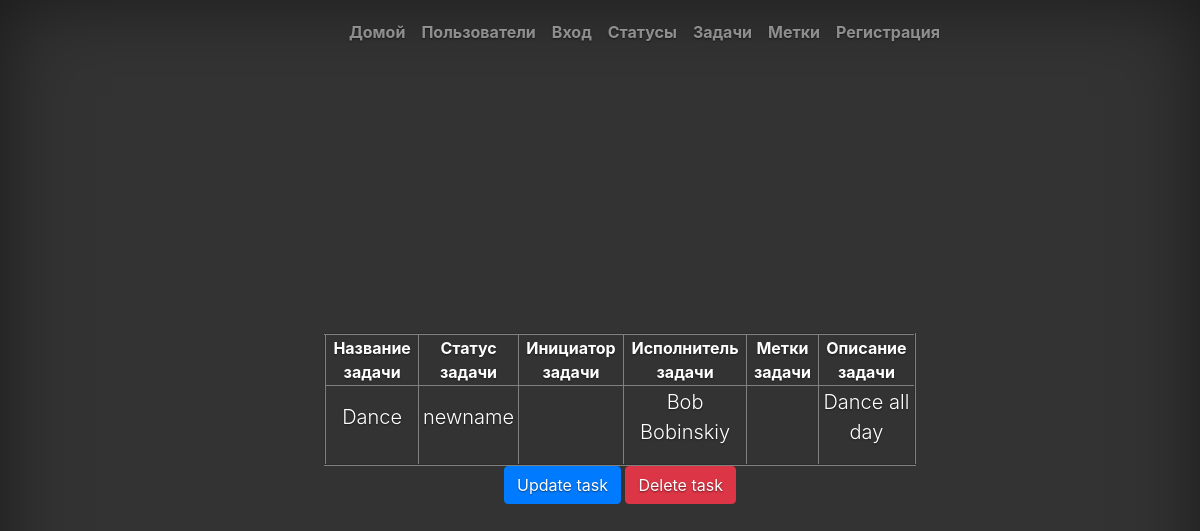
Before: /tasks/7 with the older database file.
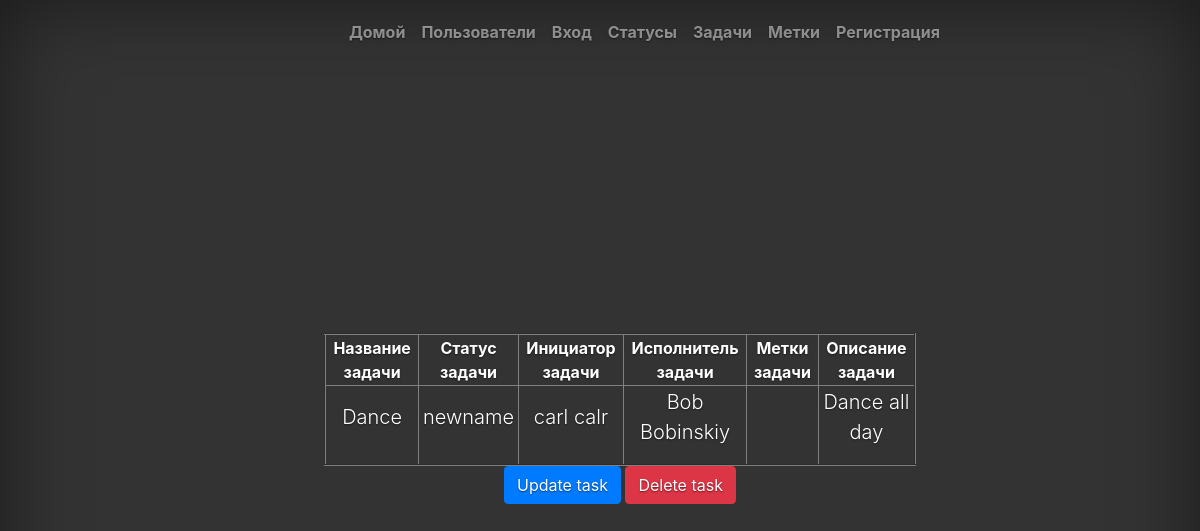
After: the same page with the newer database file.
### tasks/models.py (models this page shows, shortened)
class Task(models.Model):
    name = models.CharField('Имя', max_length=50, null=True, blank=True,)
    description = models.CharField('Описание', max_length=150, null=True, blank=True,)
    task_status = models.ForeignKey(TaskStatus, verbose_name='Статус', null=True, blank=True, on_delete=models.PROTECT)
    creator = models.ForeignKey(CustomUser, verbose_name='Автор', on_delete=models.CASCADE, null=True, blank=True, related_name='creator')
    assigned_to = models.ForeignKey(CustomUser, verbose_name='Исполнитель', on_delete=models.SET_NULL, null=True, blank=True, related_name='assigned')
    label = models.ManyToManyField(Label, blank=True, verbose_name='Метки')
    class Meta():
        ordering = ['name']

class TaskStatus(models.Model):
    name = models.CharField('Имя', max_length=70, unique=True)
    def __str__(self):
        return self.name
    class Meta():
        ordering = ['name']

### users/models.py (models this page shows, shortened)
class CustomUser(AbstractUser):
    class Meta():
        ordering = ['username']

### tasks/views.py (the view)
# urls.py: path('<int:pk>', views.TaskView.as_view(), name='task'),
class TaskView(generic.DetailView):
    model = Task
    template_name = 'task_view.html'

### tasks/templates/task_view.html (shortened to what this page needs)
{% extends 'index.html' %}
{% load bootstrap4 %}
{% load i18n %}
{% block welcome %}
<body class="text-center">
	<table border="2" align="center">
		<tr>
			<th>Название задачи</th>
			<th>Статус задачи</th>
			<th>Инициатор задачи</th>
			<th>Исполнитель задачи</th>
			<th>Метки задачи</th>
			<th>Описание задачи</th>
		</tr>
		<tr>
			<td><p class="lead"> {{ object.name }}</p></td>
			<td><p class="lead"> {{ object.task_status }}</p></td>
			<td><p class="lead"> {{ object.creator.first_name}} {{ object.creator.last_name}}</p></td>
			<td><p class="lead"> {{ object.assigned_to.first_name }} {{ object.assigned_to.last_name }}</p></td>
			<td>
			</td>
			<td><p class="lead"> {{ object.description }}</p></td>
		</tr>
	</table>
	<a class="btn btn-primary" href={% url 'tasks:update_task' object.id %}>{% translate "Update task" %}</a>
	<a class="btn btn-danger" href={% url 'tasks:delete_task' object.id %}>{% translate "Delete task" %}</a>
</body>
{% endblock welcome %}

Changed rows visible on the page:
changed Task "Dance": creator.first_name (not shown) → "carl"; creator.last_name (not shown) → "calr"
